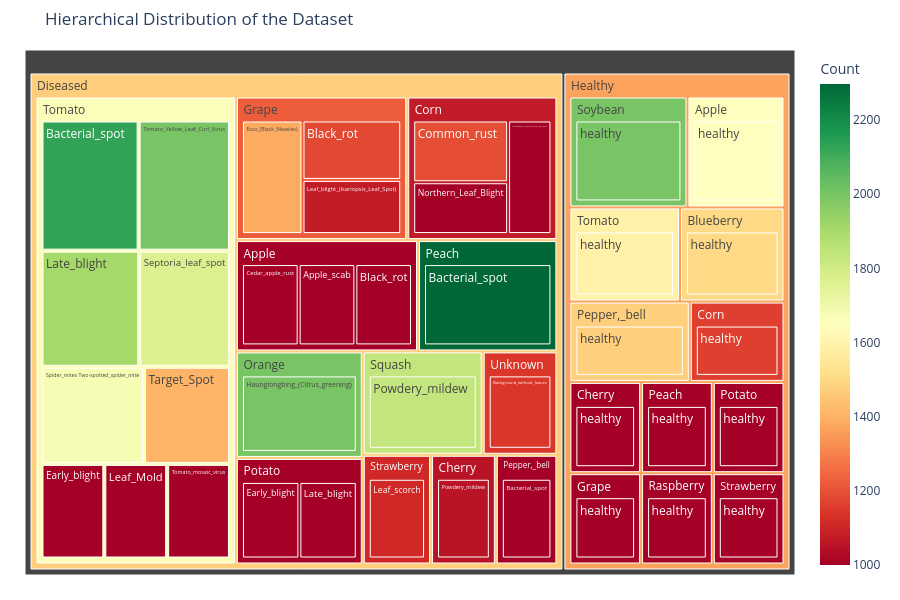

Notebook source saved alongside this figure:
### Markdown cell above
### Hierarchical Treemap
We can extract the Plant Species from the class name (usually denoted before `___`) to visualize the broad dataset hierarchy.

### Code cell
# Extract Plant Name
df_counts['Plant'] = df_counts['Class'].apply(lambda x: x.split('___')[0] if '___' in x else 'Unknown')
df_counts['Condition'] = df_counts['Class'].apply(lambda x: x.split('___')[1] if '___' in x else x)

# Generate Treemap
fig = px.treemap(df_counts, path=['Type', 'Plant', 'Condition'], values='Count',
                 color='Count', hover_data=['Class'],
                 color_continuous_scale='RdYlGn',
                 title='Hierarchical Distribution of the Dataset')
fig.update_layout(margin=dict(t=50, l=25, r=25, b=25), height=600)
fig.show()

### Figure 1 — Plotly figure (JSON) as saved in the notebook; plotly's stock layout.template omitted (floating-point values rounded to 4 significant figures; data arrays with more than 128 entries replaced by an {"elided": "..."} marker saying what was removed)
{"data": [{"branchvalues": "total", "customdata": {"elided": "65x2 mixed values"}, "domain": {"x": [0, 1], "y": [0, 1]}, "hovertemplate": "labels=%{label}<br>Count_sum=%{value}<br>parent=%{parent}<br>id=%{id}<br>Class=%{customdata[0]}<br>Count=%{color}<extra></extra>", "ids": ["Diseased/Peach/Bacterial_spot", "Diseased/Tomato/Bacterial_spot", "Healthy/Soybean/healthy", "Diseased/Orange/Haunglongbing_(Citrus_greening)", "Diseased/Tomato/Tomato_Yellow_Leaf_Curl_Virus", "Diseased/Tomato/Late_blight", "Diseased/Squash/Powdery_mildew", "Diseased/Tomato/Septoria_leaf_spot", "Diseased/Tomato/Spider_mites Two-spotted_spider_mite", "Healthy/Apple/healthy", "Healthy/Tomato/healthy", "Healthy/Blueberry/healthy", "Healthy/Pepper,_bell/healthy", "Diseased/Tomato/Target_Spot", "Diseased/Grape/Esca_(Black_Measles)", "Diseased/Corn/Common_rust", "Diseased/Grape/Black_rot", "Healthy/Corn/healthy", "Diseased/Unknown/Background_without_leaves", "Diseased/Strawberry/Leaf_scorch", "Diseased/Grape/Leaf_blight_(Isariopsis_Leaf_Spot)", "Diseased/Cherry/Powdery_mildew", "Diseased/Apple/Cedar_apple_rust", "Healthy/Cherry/healthy", "Diseased/Apple/Apple_scab", "Diseased/Apple/Black_rot", "Diseased/Pepper,_bell/Bacterial_spot", "Diseased/Corn/Northern_Leaf_Blight", "Diseased/Corn/Cercospora_leaf_spot Gray_leaf_spot", "Healthy/Grape/healthy", "Healthy/Peach/healthy", "Healthy/Potato/healthy", "Diseased/Potato/Early_blight", "Healthy/Raspberry/healthy", "Diseased/Potato/Late_blight", "Diseased/Tomato/Early_blight", "Healthy/Strawberry/healthy", "Diseased/Tomato/Leaf_Mold", "Diseased/Tomato/Tomato_mosaic_virus", "Diseased/Peach", "Diseased/Tomato", "Healthy/Soybean", "Diseased/Orange", "Diseased/Squash", "Healthy/Apple", "Healthy/Tomato", "Healthy/Blueberry", "Healthy/Pepper,_bell", "Diseased/Grape", "Diseased/Corn", "Healthy/Corn", "Diseased/Unknown", "Diseased/Strawberry", "Diseased/Cherry", "Diseased/Apple", "Healthy/Cherry", "Diseased/Pepper,_bell", "Healthy/Grape", "Healthy/Peach", "Healthy/Potato", "Diseased/Potato", "Healthy/Raspberry", "Healthy/Strawberry", "Diseased", "Healthy"], "labels": ["Bacterial_spot", "Bacterial_spot", "healthy", "Haunglongbing_(Citrus_greening)", "Tomato_Yellow_Leaf_Curl_Virus", "Late_blight", "Powdery_mildew", "Septoria_leaf_spot", "Spider_mites Two-spotted_spider_mite", "healthy", "healthy", "healthy", "healthy", "Target_Spot", "Esca_(Black_Measles)", "Common_rust", "Black_rot", "healthy", "Background_without_leaves", "Leaf_scorch", "Leaf_blight_(Isariopsis_Leaf_Spot)", "Powdery_mildew", "Cedar_apple_rust", "healthy", "Apple_scab", "Black_rot", "Bacterial_spot", "Northern_Leaf_Blight", "Cercospora_leaf_spot Gray_leaf_spot", "healthy", "healthy", "healthy", "Early_blight", "healthy", "Late_blight", "Early_blight", "healthy", "Leaf_Mold", "Tomato_mosaic_virus", "Peach", "Tomato", "Soybean", "Orange", "Squash", "Apple", "Tomato", "Blueberry", "Pepper,_bell", "Grape", "Corn", "Corn", "Unknown", "Strawberry", "Cherry", "Apple", "Cherry", "Pepper,_bell", "Grape", "Peach", "Potato", "Potato", "Raspberry", "Strawberry", "Diseased", "Healthy"], "marker": {"coloraxis": "coloraxis", "colors": [2297.0, 2127.0, 2000.0, 2000.0, 2000.0, 1909.0, 1835.0, 1771.0, 1676.0, 1645.0, 1591.0, 1502.0, 1478.0, 1404.0, 1383.0, 1192.0, 1180.0, 1162.0, 1143.0, 1109.0, 1076.0, 1052.0, 1000.0, 1000.0, 1000.0, 1000.0, 1000.0, 1000.0, 1000.0, 1000.0, 1000.0, 1000.0, 1000.0, 1000.0, 1000.0, 1000.0, 1000.0, 1000.0, 1000.0, 2297.0, 1662.0, 2000.0, 2000.0, 1835.0, 1645.0, 1591.0, 1502.0, 1478.0, 1226.0, 1072.0, 1162.0, 1143.0, 1109.0, 1052.0, 1000.0, 1000.0, 1000.0, 1000.0, 1000.0, 1000.0, 1000.0, 1000.0, 1000.0, 1473.0, 1367.0]}, "name": "", "parents": ["Diseased/Peach", "Diseased/Tomato", "Healthy/Soybean", "Diseased/Orange", "Diseased/Tomato", "Diseased/Tomato", "Diseased/Squash", "Diseased/Tomato", "Diseased/Tomato", "Healthy/Apple", "Healthy/Tomato", "Healthy/Blueberry", "Healthy/Pepper,_bell", "Diseased/Tomato", "Diseased/Grape", "Diseased/Corn", "Diseased/Grape", "Healthy/Corn", "Diseased/Unknown", "Diseased/Strawberry", "Diseased/Grape", "Diseased/Cherry", "Diseased/Apple", "Healthy/Cherry", "Diseased/Apple", "Diseased/Apple", "Diseased/Pepper,_bell", "Diseased/Corn", "Diseased/Corn", "Healthy/Grape", "Healthy/Peach", "Healthy/Potato", "Diseased/Potato", "Healthy/Raspberry", "Diseased/Potato", "Diseased/Tomato", "Healthy/Strawberry", "Diseased/Tomato", "Diseased/Tomato", "Diseased", "Diseased", "Healthy", "Diseased", "Diseased", "Healthy", "Healthy", "Healthy", "Healthy", "Diseased", "Diseased", "Healthy", "Diseased", "Diseased", "Diseased", "Diseased", "Healthy", "Diseased", "Healthy", "Healthy", "Healthy", "Diseased", "Healthy", "Healthy", "", ""], "type": "treemap", "values": [2297.0, 2127.0, 2000.0, 2000.0, 2000.0, 1909.0, 1835.0, 1771.0, 1676.0, 1645.0, 1591.0, 1502.0, 1478.0, 1404.0, 1383.0, 1192.0, 1180.0, 1162.0, 1143.0, 1109.0, 1076.0, 1052.0, 1000.0, 1000.0, 1000.0, 1000.0, 1000.0, 1000.0, 1000.0, 1000.0, 1000.0, 1000.0, 1000.0, 1000.0, 1000.0, 1000.0, 1000.0, 1000.0, 1000.0, 2297.0, 13890.0, 2000.0, 2000.0, 1835.0, 1645.0, 1591.0, 1502.0, 1478.0, 3639.0, 3192.0, 1162.0, 1143.0, 1109.0, 1052.0, 3000.0, 1000.0, 1000.0, 1000.0, 1000.0, 1000.0, 2000.0, 1000.0, 1000.0, 36150.0, 15380.0]}], "layout": {"coloraxis": {"colorbar": {"title": {"text": "Count"}}, "colorscale": [[0, "rgb(165,0,38)"], [0.1, "rgb(215,48,39)"], [0.2, "rgb(244,109,67)"], [0.3, "rgb(253,174,97)"], [0.4, "rgb(254,224,139)"], [0.5, "rgb(255,255,191)"], [0.6, "rgb(217,239,139)"], [0.7, "rgb(166,217,106)"], [0.8, "rgb(102,189,99)"], [0.9, "rgb(26,152,80)"], [1, "rgb(0,104,55)"]]}, "height": 600, "legend": {"tracegroupgap": 0}, "margin": {"b": 25, "l": 25, "r": 25, "t": 50}, "title": {"text": "Hierarchical Distribution of the Dataset"}}}
